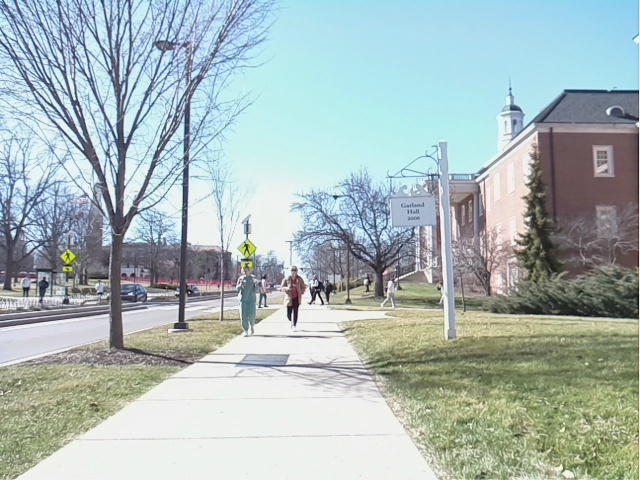
#> input picture src/lane_detection/src/images/img2.jpg, 640 x 480 px; its folder holds only this picture in this run
$ python -i Second_Test.py   (imports and definitions only)   (older library calls are emulated)
#> lines starting #> are read from the running program, lines starting #| are printed output that depends on the picture; after the words box and inside, x2 and y2 are one past the last pixel; in counts of white or black regions, pixels touching at a corner belong together
#> further down, picture is the input picture: shape (480, 640, 3); mean B, G, R 183.7, 184.4, 169.3
import numpy as np
import matplotlib.pyplot as plt
import pandas as pd
import cv2
from scipy import signal
from scipy.signal import find_peaks
from sklearn import linear_model
from os import listdir
from clear_cache import clear as clear_cache
import matplotlib #inline


## Read
path = "/home/selfdrivingcar/Pictures/NewGrassImages/Working"

# [148 lines left out: functions plotFrame, response, outputFrame, fitRANSAC, preprocessImage, detectDataPoint, not called in this run]


def grassDetection(img):

    dst = cv2.GaussianBlur(img,(5,5),cv2.BORDER_DEFAULT)
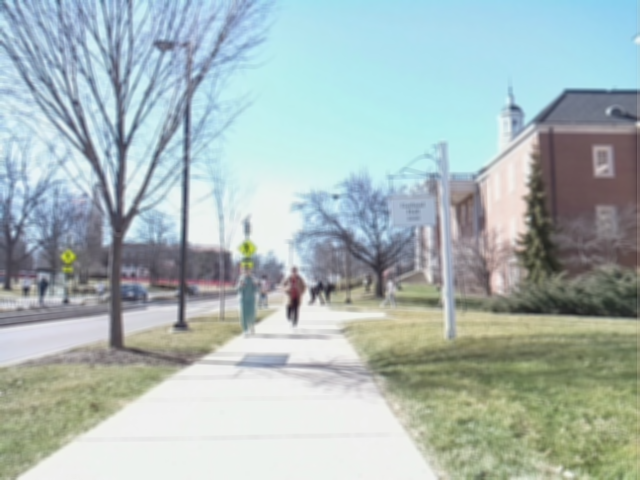
#> dst: shape (480, 640, 3); mean B, G, R 183.7, 184.3, 169.2

    hsv = cv2.cvtColor(dst, cv2.COLOR_BGR2HSV)
#> hsv: shape (480, 640, 3); mean H, S, V 79.5, 42.2, 192.8

    ## mask of green (36,25,25) ~ (86, 255,255)
    # mask = cv2.inRange(hsv, (36, 25, 25), (86, 255,255))
    grassmask = cv2.inRange(hsv, (28, 61, 150), (38, 255,255))
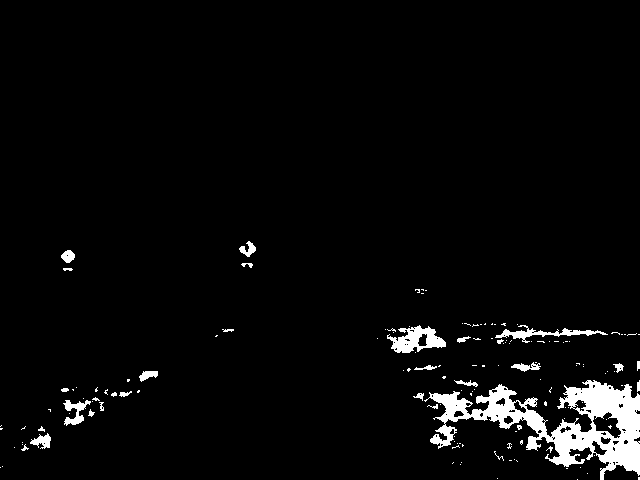
#> grassmask: shape (480, 640); 3.7% white; 141 white regions (113 under 20 px), largest, box (x1, y1, x2, y2) and area: (424, 380, 640, 480) 7828, (387, 325, 446, 353) 867, (495, 325, 608, 343) 537
    deadGrassMask = cv2.inRange(hsv, (20, 43, 46), (34, 255,255))
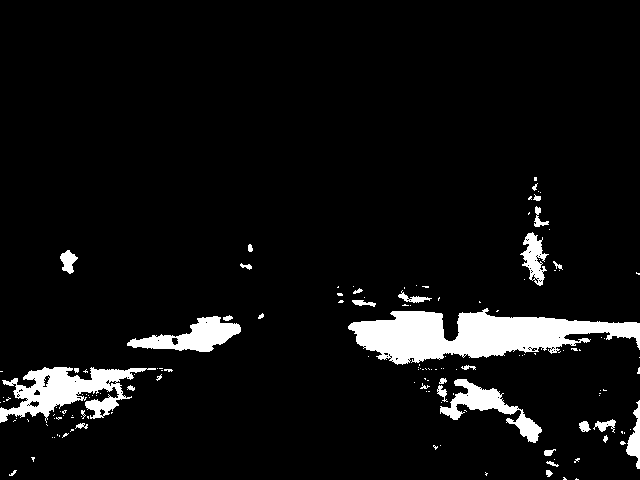
#> deadGrassMask: shape (480, 640); 6.5% white; 148 white regions (115 under 20 px), largest, box (x1, y1, x2, y2) and area: (348, 308, 640, 365) 9018, (0, 367, 156, 423) 3829, (127, 316, 241, 352) 1937
    concreteMask = cv2.inRange(hsv, (18, 41, 202), (22, 47,216))
#> concreteMask: shape (480, 640); every value is 0

    dirtmask=cv2.inRange(hsv,(19,24,33),(50,50,255))
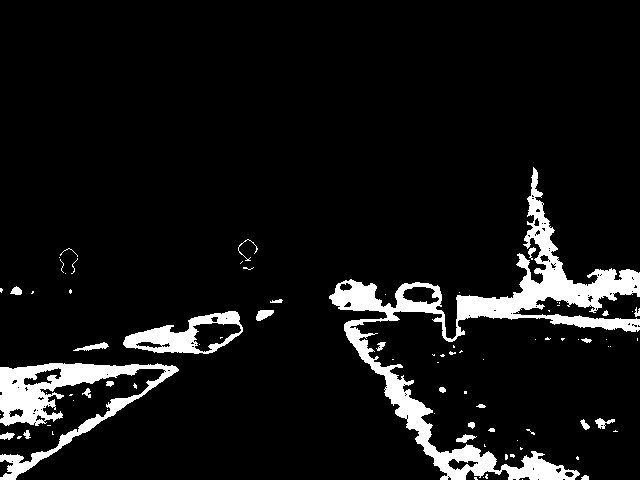
#> dirtmask: shape (480, 640); 7.8% white; 83 white regions (57 under 20 px), largest, box (x1, y1, x2, y2) and area: (329, 167, 640, 480) 14546, (0, 363, 179, 480) 5808, (123, 311, 243, 354) 2109
    mask=cv2.bitwise_or(grassmask,deadGrassMask)
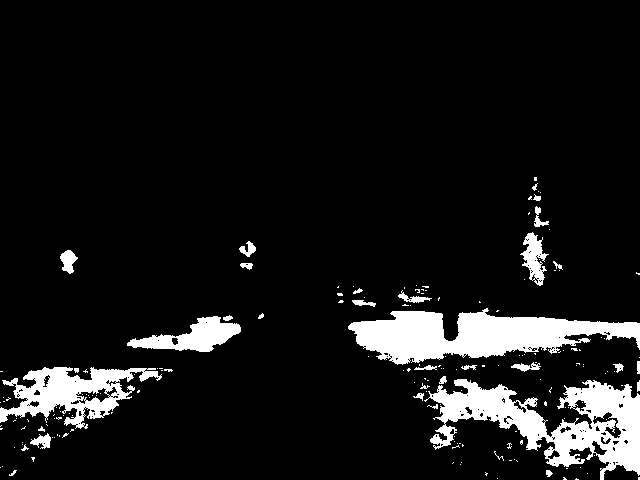
#> mask: shape (480, 640); 9% white; 178 white regions (145 under 20 px), largest, box (x1, y1, x2, y2) and area: (424, 379, 640, 480) 9274, (348, 308, 640, 365) 9060, (0, 367, 162, 429) 4472
    mask=cv2.bitwise_or(mask,dirtmask)
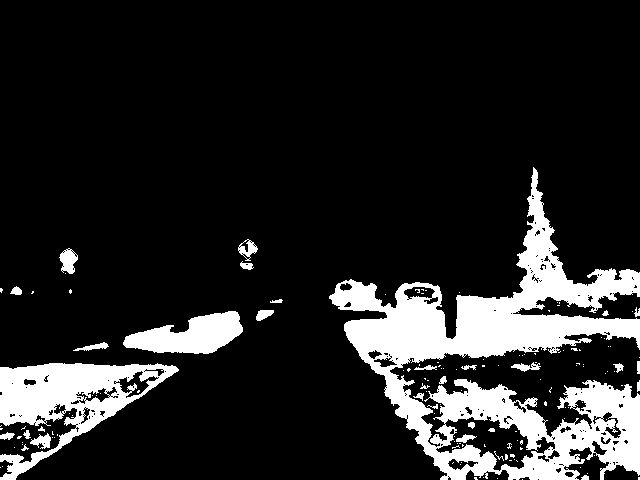
#> mask: shape (480, 640); 15% white; 141 white regions (110 under 20 px), largest, box (x1, y1, x2, y2) and area: (329, 167, 640, 480) 32286, (0, 363, 179, 480) 8236, (123, 311, 243, 354) 3073


    #TODO: Check if deadGrass is needed

    mask=concreteMask


    ## slice the green0
    imask = mask>0
    green = np.zeros_like(img, np.uint8)
    green[imask] = img[imask]
#> green: shape (480, 640, 3); every value is 0
    gray = cv2.cvtColor(green, cv2.COLOR_BGR2GRAY)

    #cv2.imshow("Blur", gray)
    #cv2.waitKey(0)
    return gray


counter = 1
# [36 lines not run here, left out]
    ### Fit Ransac


>>> import cv2
>>> picture = cv2.imread('images/img2.jpg')
>>> result = grassDetection(picture)

$ run again, on src/lane_detection/src/images/img4.jpg
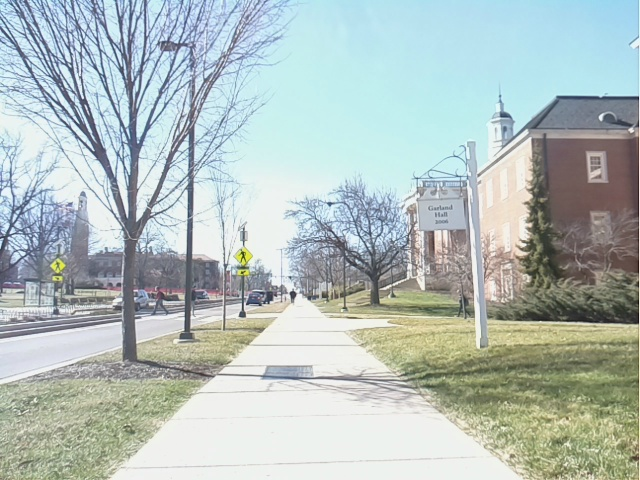
#> input picture src/lane_detection/src/images/img4.jpg, 640 x 480 px
#> picture is the input picture: shape (480, 640, 3); mean B, G, R 188.5, 190.9, 178.5
#> hsv: shape (480, 640, 3); mean H, S, V 71.8, 37.2, 198
#> in grassDetection, `grassmask = cv2.inRange(hsv, (28, 61, 150), (38, 255,255))`:
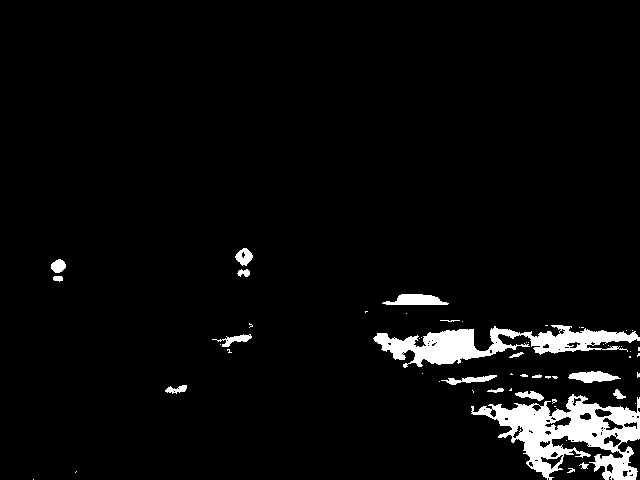
#> grassmask: shape (480, 640); 4.4% white; 56 white regions (37 under 20 px), largest, box (x1, y1, x2, y2) and area: (471, 394, 640, 480) 6411, (373, 325, 640, 368) 4661, (382, 294, 449, 305) 504
#> deadGrassMask: shape (480, 640); 8.5% white; 111 white regions (88 under 20 px), largest, box (x1, y1, x2, y2) and area: (327, 291, 640, 480) 20865, (186, 320, 270, 363) 1896, (521, 235, 553, 302) 1166
#> concreteMask: shape (480, 640); 0% white in thin lines or dots, all inside (x1, y1, x2, y2) = (267, 199, 530, 311)
#> dirtmask: shape (480, 640); 9.9% white; 44 white regions (29 under 20 px), largest, box (x1, y1, x2, y2) and area: (0, 378, 204, 480) 13682, (315, 149, 640, 480) 12897, (136, 318, 275, 369) 2725
#> in grassDetection, `mask=cv2.bitwise_or(mask,dirtmask)`:
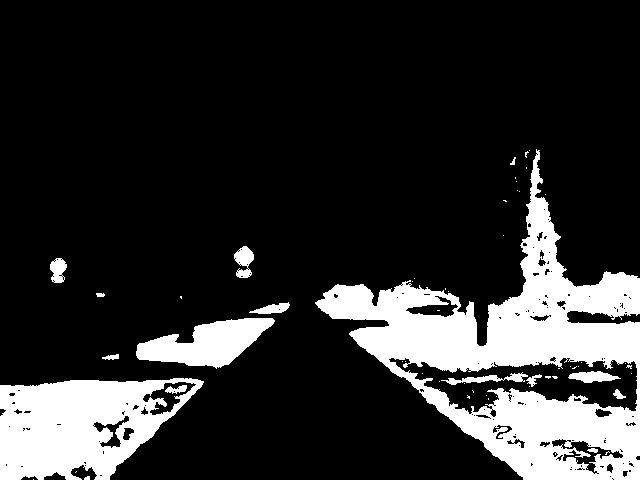
#> mask: shape (480, 640); 18.1% white; 56 white regions (40 under 20 px), largest, box (x1, y1, x2, y2) and area: (315, 149, 640, 480) 35577, (0, 378, 204, 480) 13682, (136, 318, 275, 369) 3917
